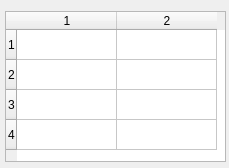
<?xml version="1.0" encoding="UTF-8"?>
<ui version="4.0">
 <class>Dialog</class>
 <widget class="QDialog" name="Dialog">
  <property name="geometry">
   <rect>
    <x>0</x>
    <y>0</y>
    <width>229</width>
    <height>168</height>
   </rect>
  </property>
  <property name="windowTitle">
   <string>Dialog</string>
  </property>
  <widget class="QTableWidget" name="tableWidget">
   <property name="geometry">
    <rect>
     <x>5</x>
     <y>11</y>
     <width>221</width>
     <height>151</height>
    </rect>
   </property>
   <property name="rowCount">
    <number>4</number>
   </property>
   <property name="columnCount">
    <number>2</number>
   </property>
   <attribute name="horizontalHeaderVisible">
    <bool>true</bool>
   </attribute>
   <row/>
   <row/>
   <row/>
   <row/>
   <column/>
   <column/>
  </widget>
 </widget>
 <resources/>
 <connections/>
</ui>
